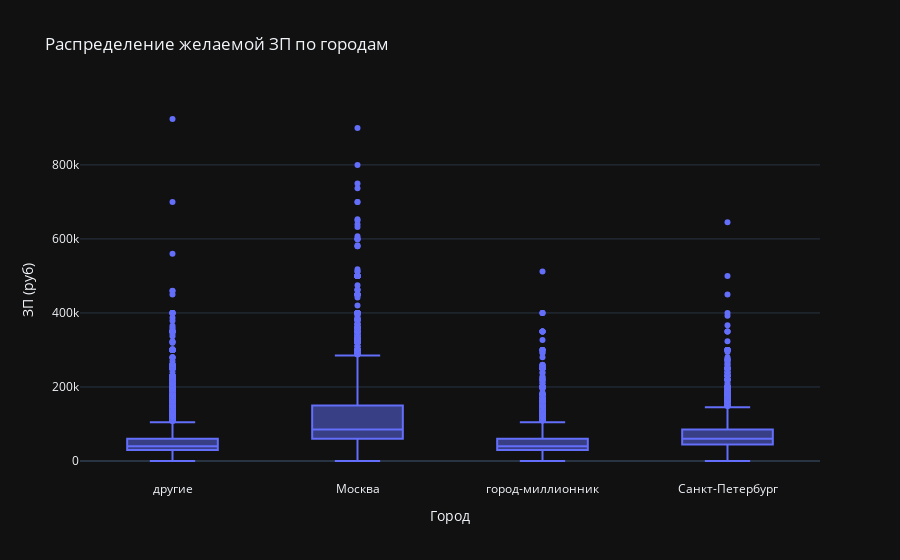

The code cell stored with this chart in its notebook:
### Markdown cell above
5. Постройте диаграмму распределения ЗП в зависимости от города.

### Code cell
fig = px.box(df_filtered, x='Город', y='ЗП (руб)', 
             title='Распределение желаемой ЗП по городам')
fig.update_layout(xaxis_title='Город', yaxis_title='ЗП (руб)')
fig.show()

# Медианы по городам
print("Медианная ЗП по городам:")
print(df_filtered.groupby('Город')['ЗП (руб)'].median().sort_values(ascending=False))

### Figure 1 — Plotly figure (JSON) as saved in the notebook; plotly's stock layout.template omitted (floating-point values rounded to 4 significant figures; data arrays with more than 128 entries replaced by an {"elided": "..."} marker saying what was removed)
{"data": [{"alignmentgroup": "True", "hovertemplate": "Город=%{x}<br>ЗП (руб)=%{y}<extra></extra>", "legendgroup": "", "marker": {"color": "#636efa"}, "name": "", "notched": false, "offsetgroup": "", "orientation": "v", "showlegend": false, "x": {"elided": "44738 str values"}, "x0": " ", "xaxis": "x", "y": {"elided": "44738 float values"}, "y0": " ", "yaxis": "y", "type": "box"}], "layout": {"xaxis": {"anchor": "y", "domain": [0.0, 1.0], "title": {"text": "Город"}}, "yaxis": {"anchor": "x", "domain": [0.0, 1.0], "title": {"text": "ЗП (руб)"}}, "legend": {"tracegroupgap": 0}, "title": {"text": "Распределение желаемой ЗП по городам"}, "boxmode": "group"}}
